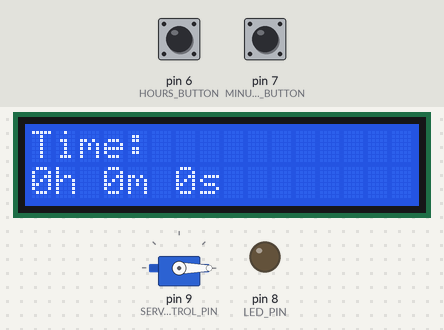
Recording of a sketch running on a simulated Arduino Uno, built with avr-gcc and run on an emulated ATmega328P. Parts: 16×2 character LCD, servo, output pins drawn as LEDs (lit = HIGH). The test bench sets the inputs (shaded band); at power-on: pin 7 (MINUTES_BUTTON) LOW, pin 6 (HOURS_BUTTON) LOW.

Above: at 1.2 s.
1.3 s: pin 7 (MINUTES_BUTTON) pulled HIGH for 1 s
At 5.2 s:
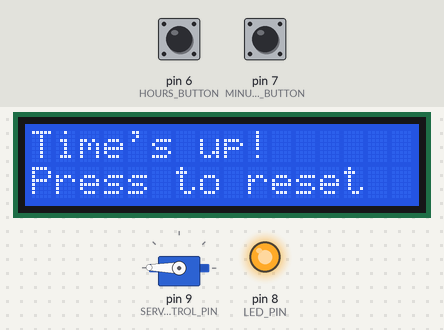
5.3 s: pin 6 (HOURS_BUTTON) pulled HIGH for 0.15 s
At 6.3 s:
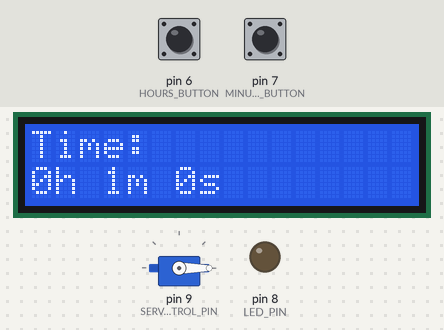
8.4 s: pin 6 (HOURS_BUTTON) pulled HIGH for 1 s
At 10.5 s:
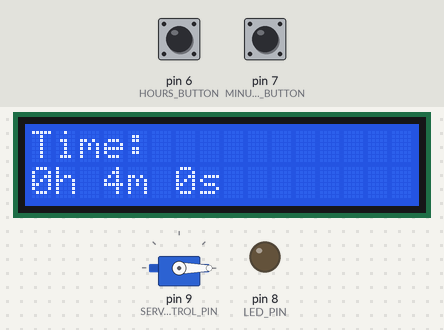
10.9 s: pin 7 (MINUTES_BUTTON) pulled HIGH for 0.15 s
At 11.8 s:
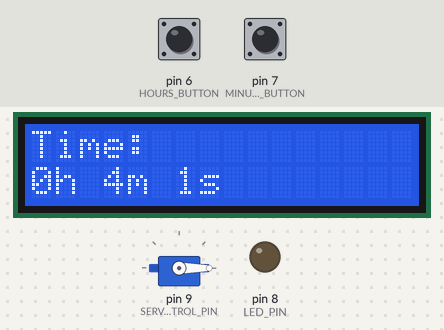
Timing chart, 0 to 13.9 s (numbered marks = the images above; inputs shaded):
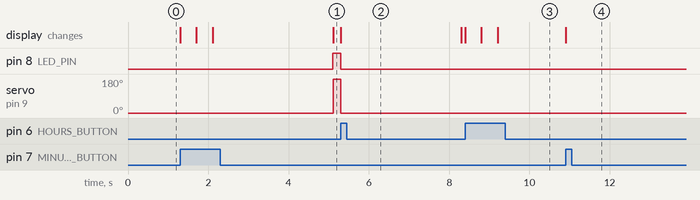

The sketch:

main.ino
```cpp
#include <LiquidCrystal.h>
#include <Servo.h>

/*
 * Quit horsing around
 * A simple timer for controlling feed time for horses/other animals.
 */

// Display
LiquidCrystal lcd(12, 11, 5, 4, 3, 2);

// Servo
Servo servo;

// Inputs
uint8_t HOURS_BUTTON = 6;
uint8_t MINUTES_BUTTON = 7;

// Outputs
uint8_t LED_PIN = 8;
uint8_t SERVO_CONTROL_PIN = 9;

// Helper constants
unsigned const long HOUR_MS = 60l * 60l * 1000l;
unsigned const long MINUTE_MS = 60l * 1000l;

// Configurable constants
unsigned const long debounceMillis = 400l; // Time until next input is accepted
unsigned const long renderDelayMs = 1000l; // Time between each render
unsigned const long timerDelayMs = 3000l; // Time until timer starts counting down
unsigned const long timerConfigurationDurationMs = 10000l; // Time until the timer duration resets to zero

// Variables
unsigned long lastInput = 0; // Used for debounce and timer start
unsigned long lastRender = 0; // Used for render delay. This is to avoid flickering

// Variables for timer
unsigned long timerEnd = 0; // The expected end of the timer
unsigned long timerDurationMs = 0; // The duration of the timer

int servoPosition = 0;

void setup()
{
    lcd.begin(16, 2);
    pinMode(HOURS_BUTTON, INPUT);
    pinMode(MINUTES_BUTTON, INPUT);
    pinMode(LED_PIN, OUTPUT);
    servo.attach(SERVO_CONTROL_PIN);

    printTime(0);

    servo.write(servoPosition);
}

void loop()
{
    bool acceptsInput = millis() - lastInput > debounceMillis;

    if (acceptsInput)
    {
        bool hoursButtonPressed = digitalRead(HOURS_BUTTON) == HIGH;
        if (hoursButtonPressed)
        {
            // timerDurationMs += HOUR_MS;
            timerDurationMs += MINUTE_MS;
        }

        bool minutesButtonPressed = digitalRead(MINUTES_BUTTON) == HIGH;
        if (minutesButtonPressed)
        {
            // timerDurationMs += MINUTE_MS;
            timerDurationMs += 1000l;
        }

        if (minutesButtonPressed || hoursButtonPressed)
        {
            lastInput = millis();
            timerEnd = millis() + timerDurationMs;
            printTime(timerDurationMs);

            if (servoPosition != 0)
            {
              servo.write(0);
              servoPosition = 0;
            }
        }
    }

    bool timerConfigurationDurationExceeded = millis() - lastInput > timerConfigurationDurationMs;

    if (timerConfigurationDurationExceeded)
    {
      timerDurationMs = 0;
    }

    bool timerStarted = millis() - lastInput > timerDelayMs;

    if (timerStarted)
    {
        if (millis() - lastRender > renderDelayMs && timerEnd > millis())
        {
            lastRender = millis();
            printTime(timerEnd - millis());
        }

        if (timerEnd > 0 && millis() > timerEnd)
        {
            digitalWrite(LED_PIN, HIGH);
            servo.write(179);
            servoPosition = 179;
            lcd.clear();
            lcd.setCursor(0, 0);
            lcd.print("Time's up!");
            lcd.setCursor(0, 1);
            lcd.print("Press to reset");
            while (true)
            {
                bool hoursButtonPressed = digitalRead(HOURS_BUTTON) == HIGH;
                bool minutesButtonPressed = digitalRead(MINUTES_BUTTON) == HIGH;
                if (hoursButtonPressed || minutesButtonPressed)
                {
                    timerEnd = 0;
                    timerDurationMs = 0;
                    digitalWrite(LED_PIN, LOW);
                    break;
                }
            }
        }
    }
}

void printTime(unsigned long timeMs)
{
    int timeSeconds = (timeMs / 1000);
    int timeMinutes = (timeSeconds / 60);
    int timeHours = (timeMinutes / 60);

    lcd.clear();
    lcd.setCursor(0, 0);
    lcd.print("Time: ");

    lcd.setCursor(0, 1);

    lcd.print(timeHours % 24);
    lcd.print("h ");

    lcd.print(timeMinutes % 60);
    lcd.print("m ");

    lcd.print(timeSeconds % 60);
    lcd.print("s ");
}
```

Measured:
- after the input at 1.3 s, pin 8 (LED_PIN): LOW → HIGH after 3.8 s; servo on pin 9 (SERVO_CONTROL_PIN): 0° → 179° after 3.8 s; the display: first changes at once (image 1 shows a later state)
- after the input at 5.3 s, pin 8 (LED_PIN): HIGH → LOW at once; servo on pin 9 (SERVO_CONTROL_PIN): 179° → 0° at once; the display: changes at once (image 2)
